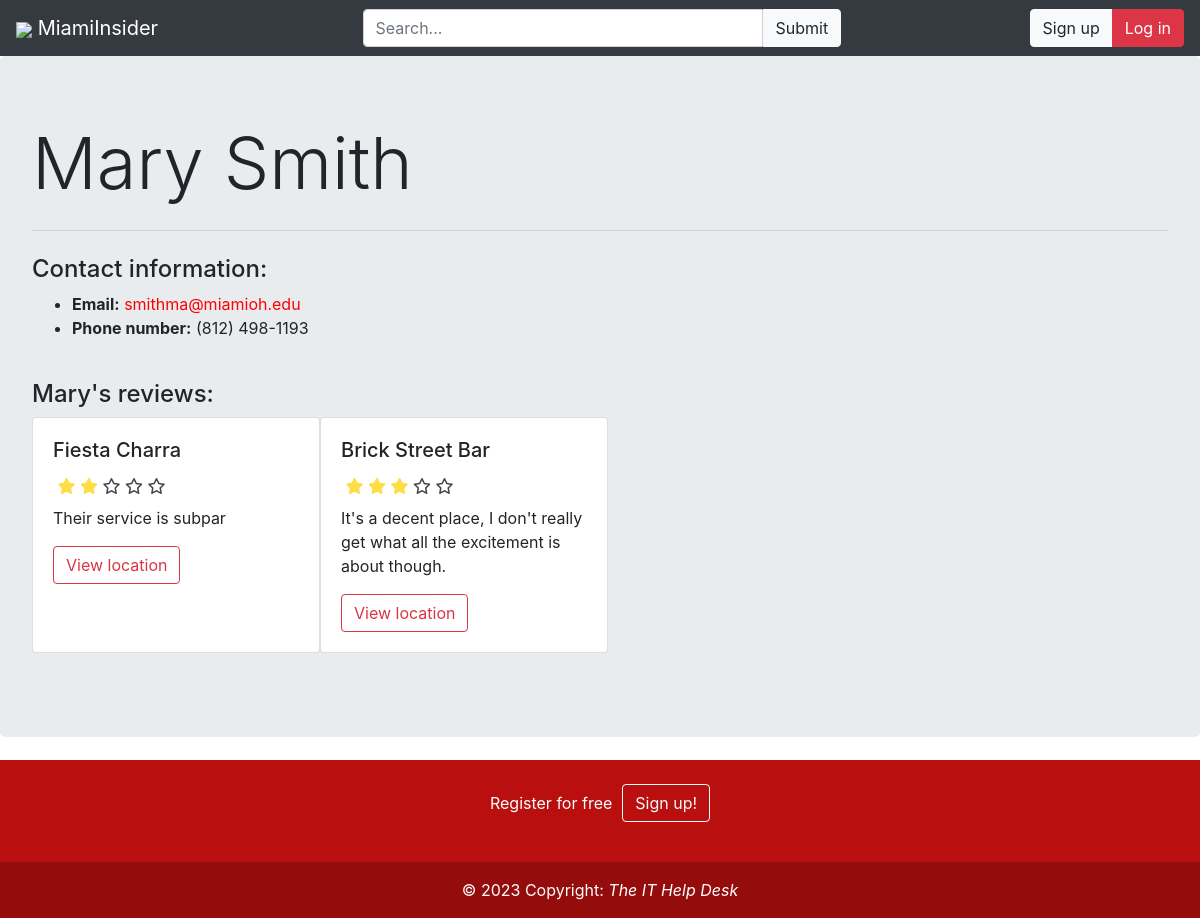
The page /profile/2 on the database its author committed.
### database/models.py (models this page shows, shortened)
class User(db.Model):
    __tablename__ = "users"
    id = db.Column(db.Integer, primary_key=True)
    first_name = db.Column(db.String(30), nullable=False)
    last_name = db.Column(db.String(30), nullable=False)
    email = db.Column(db.String(60), unique=True, nullable=False)
    password = db.Column(db.String, nullable=False)
    phone = db.Column(db.String(14))
    private = db.Column(db.Boolean, nullable=False)
    permission = db.Column(db.Integer, nullable=False)

class Review(db.Model):
    __tablename__ = "reviews"
    id = db.Column(db.Integer, primary_key=True)
    user_id = db.Column(db.Integer, db.ForeignKey('users.id'), nullable=False)  # Relational
    user_name = db.Column(db.String(128), nullable=False)
    location_id = db.Column(db.Integer, db.ForeignKey('locations.id'), nullable=False)  # Relational
    location_name = db.Column(db.String(80), nullable=False)
    rating = db.Column(db.Integer, nullable=False)
    text = db.Column(db.String(256))

### __init__.py (the view)
@app.route('/profile/<int:id>')
def profile(id: int):
    user = User.query.filter_by(id=id).first()
    reviews = Review.query.filter_by(user_id=id).all()
    return render_template('profile.html', user=user, reviews=reviews, search_form=SearchForm())

### forms.py
class SearchForm(FlaskForm):
    query = StringField('Search...', validators=[DataRequired(), Length(min=2)])
    submit = SubmitField('Submit')

### templates/profile.html (shortened to what this page needs)
<!DOCTYPE html>
<html lang="en">
    <head>
        {% include 'utils/header-template.html' %}
        <link rel="stylesheet" href="{{ url_for('static', filename='stars.css') }}">
    </head>
    <body>
        {% include 'utils/nav-template.html' %}
        <div class="jumbotron" {% if user.private %} style="margin-bottom: 381px;" {% else %} style="margin-bottom: 23px;" {% endif %}>
            <h2 class="display-3">{{ user.first_name }} {{ user.last_name }}</h2>
            <hr class="my-4">
            {% if session.user_id == user.id and user.private %}
                {% if session.user_id == user.id %}
                    <p style="font-weight:bold;color:darkkhaki">
                        Your profile is private. Only you can see the information below.
                    </p>
                {% endif %}
                <h4 class="display-6">Contact information:</h4>
                <ul>
                    <li><strong>Email:</strong>
                        <a style="color:red" href="mailto:{{ user.contact_email }}">{{ user.email }}</a></li>
                    <li><strong>Phone number:</strong> {{ user.phone }}</li>
                </ul>
                <br>
                <h4 class="display-6">{{ user.first_name }}'s reviews:</h4>
                {% if reviews|length == 0 %} <p>{{ user.first_name }} has not posted any reviews.</p> {% endif %}
                <div id="reviews" class="wrap-container">
                    {% for review in reviews %}
                    <div class="card" style="width: 18rem;margin-bottom: 20px;">
                        <div class="card-body">
                            <h5 class="card-title">{{ review.location_name }}</h5>
                            <div class="stars">
                                {% for i in range(review.rating+1) %}
                                    <label class="star-static-full"></label>
                                {% endfor %}
                                {% for i in range(5-review.rating) %}
                                    <label class="star-static"></label>
                                {% endfor %}
                            </div>
                            <p class="card-text">{{ review.text }}</p>
                            <a href="{{ url_for('location', id=review.location_id) }}" class="btn btn-outline-danger">View location</a>
                            {% if session.user_id == review.user_id or session.user_permission == 99 %}<button class="review-del"
                                onclick="confirmDelete({{ review.id }})"><i class="fa-solid fa-trash-can"></i></button>{% endif %}
                        </div>
                    </div>
                    {% endfor %}
                </div>
            {% else %}
            <h4 class="display-6">Contact information:</h4>
            <ul>
                <li><strong>Email:</strong>
                    <a style="color:red" href="mailto:{{ user.contact_email }}">{{ user.email }}</a></li>
                <li><strong>Phone number:</strong> {{ user.phone }}</li>
            </ul>
            <br>
            <h4 class="display-6">{{ user.first_name }}'s reviews:</h4>
            <div id="reviews" class="wrap-container">
                {% for review in reviews %}
                <div class="card" style="width: 18rem;margin-bottom: 20px;">
                    <div class="card-body">
                        <h5 class="card-title">{{ review.location_name }}</h5>
                        <div class="stars">
                            {% for i in range(review.rating+1) %}
                                <label class="star-static-full"></label>
                            {% endfor %}
                            {% for i in range(5-review.rating) %}
                                <label class="star-static"></label>
                            {% endfor %}
                        </div>
                        <p class="card-text">{{ review.text }}</p>
                        <a href="{{ url_for('location', id=review.location_id) }}" class="btn btn-outline-danger">View location</a>
                    </div>
                </div>
                {% endfor %}
            </div>
            {% endif %}
        </div>
        {% include 'utils/footer.html' %}
    </body>
</html>

### static/style.css (style rules this page uses)
body { margin: 0; box-sizing: border-box; }
.custom-search { width: 400px!important; border-top-right-radius: 0!important; border-bottom-right-radius: 0!important; }
.custom-search-btn { border-top-left-radius: 0!important; border-bottom-left-radius: 0!important; }
div.wrap-container { display: flex; flex-wrap: wrap; }
.card { display: inline-block !important; white-space: normal; }

### static/stars.css (style rules this page uses)
div.stars { width: 120px; display: inline-block; }
label.star-static-full~label.star-static-full:before { font-size: 16px; content: '\f005'; color: #FD4; font-family: FontAwesome; }
label.star-static { font-size: 16px; content: '\f005'; color: #444; font-family: FontAwesome; }
label.star-static:before { content: '\f006'; font-family: FontAwesome; }

### rows shown on the page
User: first_name "Mary", last_name "Smith", email "smithma@miamioh.edu", phone "(812) 498-1193"
Review: location_name "Fiesta Charra", rating 2 (drawn), text "Their service is subpar"
Review: location_name "Brick Street Bar", rating 3 (drawn), text "It's a decent place, I don't really get what all the excitement is about though."
